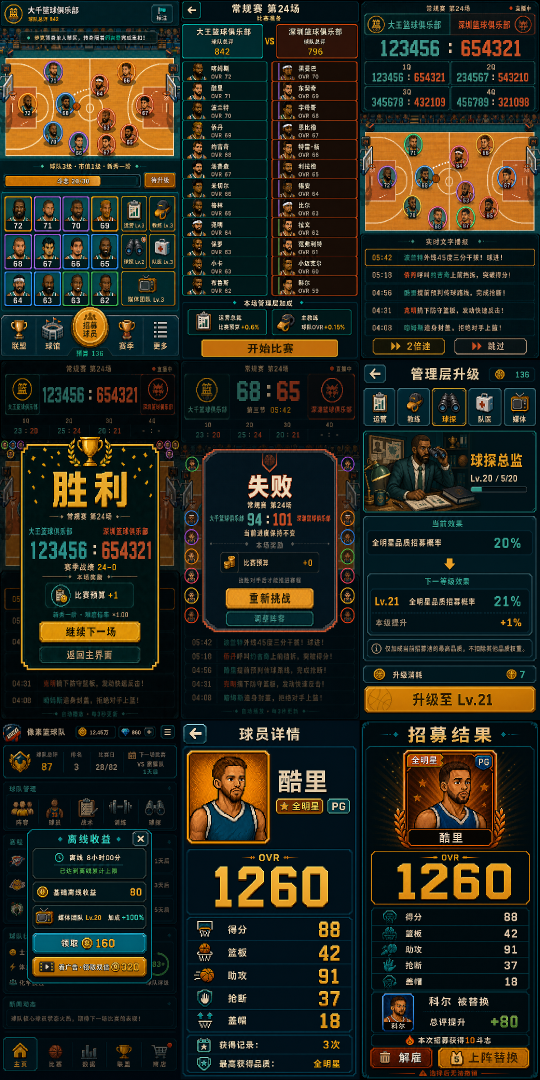
#> input picture outputs/prototype_redraw_overview.png, 1080 x 2160 px, given in place of exec-82a20eaf-c0b3-4339-8ee6-64e88e762374.png, which was not available (shown at 1/2 size)
$ python export_screen_ui_atlases.py
#> lines starting #> are read from the running program, lines starting #| are printed output that depends on the picture
from pathlib import Path

from PIL import Image


ROOT = Path(__file__).resolve().parents[1]
GENERATED = Path(
    r"C:\Users\ctwl\.codex\generated_images\019f313e-8691-7cb1-a19b-2c56f938414b"
)
OUTPUT = ROOT / "界面图合集" / "原型图-新_UI元素合集"
OVERVIEW = ROOT / "outputs" / "prototype_ui_atlases_overview.png"

ASSETS = {
    "01_主页_UI元素合集.png": "exec-82a20eaf-c0b3-4339-8ee6-64e88e762374.png",
    "02_备赛_UI元素合集.png": "exec-3f35a5ce-4ad8-41b5-a6d5-03bd6cdb95e8.png",
    "03_比赛_UI元素合集.png": "exec-e005449f-99ec-4b4e-8408-0e637eae40cc.png",
    "04_胜利_UI元素合集.png": "exec-49fa6e6b-cff0-4914-ba4d-7e5447cd9fbb.png",
    "05_失败_UI元素合集.png": "exec-1a1c23f2-475c-4b75-8319-0615228be068.png",
    "06_管理层_UI元素合集.png": "exec-0ac57287-af76-47b5-aa51-cf3e6de72d6a.png",
    "07_离线收益_UI元素合集.png": "exec-bc991f80-1130-49f7-973d-83f94b08e71b.png",
    "08_球员详情_UI元素合集.png": "exec-b26e1295-8c2c-40b8-a697-7ff89bff5b77.png",
    "09_招募结果_UI元素合集.png": "exec-d97d0ca3-9523-4def-bdc7-ad6756d799e4.png",
}


def normalize_chroma(image: Image.Image) -> Image.Image:
    image = image.convert("RGB")
    pixels = image.load()
    for y in range(image.height):
        for x in range(image.width):
            r, g, b = pixels[x, y]
            if r >= 150 and b >= 150 and g <= 110 and abs(r - b) <= 45:
                pixels[x, y] = (255, 0, 255)
    return image


def main() -> None:
    OUTPUT.mkdir(parents=True, exist_ok=True)
    exported = []
    for output_name, source_name in ASSETS.items():
        source = GENERATED / source_name
        target = OUTPUT / output_name
        image = normalize_chroma(Image.open(source))
#> in normalize_chroma, image is the input picture: PIL image 1080x2160 RGB; mean R, G, B 39.5, 40.5, 30.3
        image.resize((2048, 2048), Image.Resampling.NEAREST).save(target)
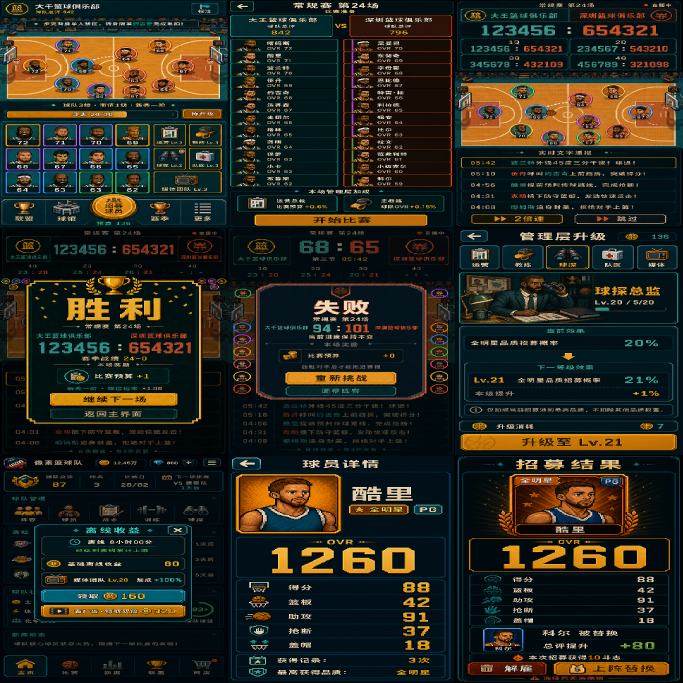
#> saved as 01_主页_UI元素合集.png: PIL image 2048x2048 RGB (shown at 1/3 size); mean R, G, B 39.4, 40.4, 30.3
        exported.append(target)
        print(f"{output_name}: {target.stat().st_size} bytes")
#> pass 2 of the loop in main, `for output_name, source_name in ASSETS.items():`:
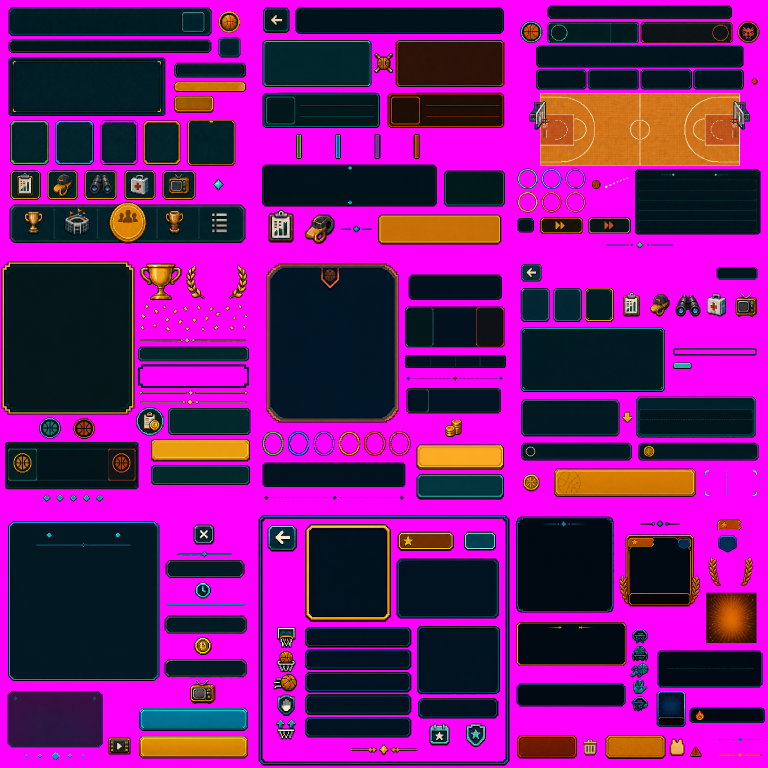
#> input picture outputs/prototype_ui_atlases_overview.png, 1536 x 1536 px, given in place of exec-3f35a5ce-4ad8-41b5-a6d5-03bd6cdb95e8.png, which was not available (shown at 1/2 size)
#> in normalize_chroma, image is the input picture: PIL image 1536x1536 RGB; mean R, G, B 122.6, 23.7, 123
#> in main, `image.resize((2048, 2048), Image.Resampling.NEAREST).save(target)`:
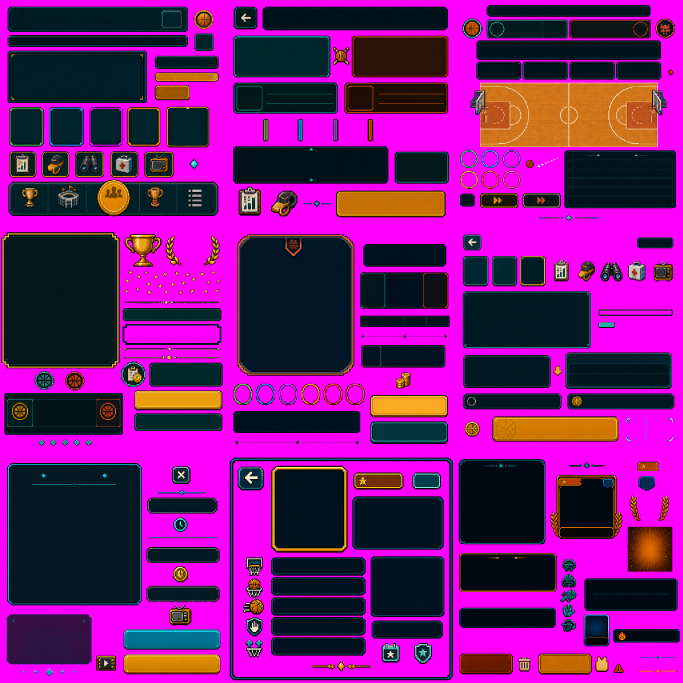
#> saved as 02_备赛_UI元素合集.png: PIL image 2048x2048 RGB (shown at 1/3 size); mean R, G, B 122.6, 23.8, 123

    overview = Image.new("RGB", (1536, 1536), (255, 0, 255))
    for index, target in enumerate(exported):
        thumb = Image.open(target).convert("RGB").resize(
            (512, 512), Image.Resampling.NEAREST
        )
        overview.paste(thumb, ((index % 3) * 512, (index // 3) * 512))
    OVERVIEW.parent.mkdir(parents=True, exist_ok=True)
    overview.save(OVERVIEW)
    print(f"overview: {OVERVIEW}")


if __name__ == "__main__":
#> (the run stopped early here; a loop or call above may not have finished)
